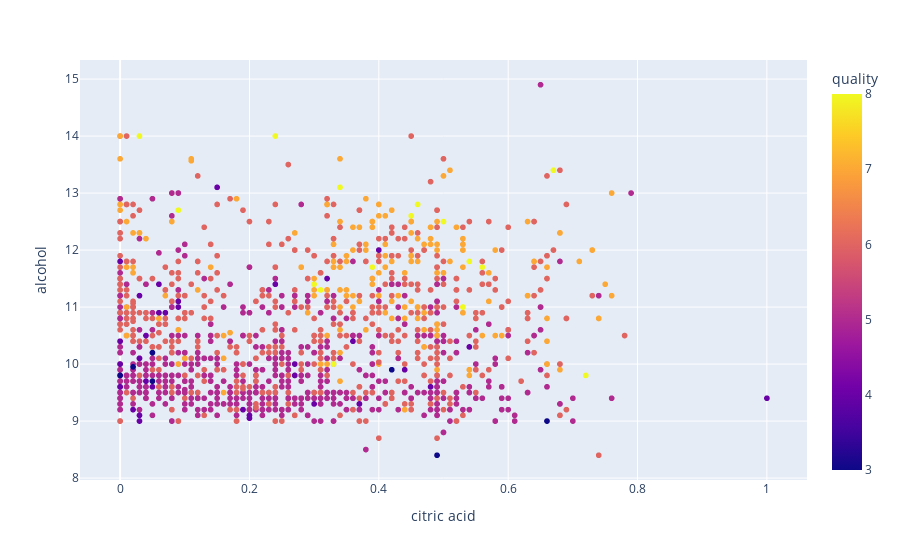

The notebook cell saved with this chart:
### Code cell
px.scatter(data_frame=df,x='citric acid',y='alcohol',color='quality')

### Figure 1 — Plotly figure (JSON) as saved in the notebook; plotly's stock layout.template omitted (floating-point values rounded to 4 significant figures; data arrays with more than 128 entries replaced by an {"elided": "..."} marker saying what was removed)
{"data": [{"hovertemplate": "citric acid=%{x}<br>alcohol=%{y}<br>quality=%{marker.color}<extra></extra>", "legendgroup": "", "marker": {"color": {"elided": "1599 int values"}, "coloraxis": "coloraxis", "symbol": "circle"}, "mode": "markers", "name": "", "showlegend": false, "type": "scattergl", "x": {"elided": "1599 float values"}, "xaxis": "x", "y": {"elided": "1599 float values"}, "yaxis": "y"}], "layout": {"coloraxis": {"colorbar": {"title": {"text": "quality"}}, "colorscale": [[0, "#0d0887"], [0.1111, "#46039f"], [0.2222, "#7201a8"], [0.3333, "#9c179e"], [0.4444, "#bd3786"], [0.5556, "#d8576b"], [0.6667, "#ed7953"], [0.7778, "#fb9f3a"], [0.8889, "#fdca26"], [1, "#f0f921"]]}, "legend": {"tracegroupgap": 0}, "margin": {"t": 60}, "xaxis": {"anchor": "y", "domain": [0, 1], "title": {"text": "citric acid"}}, "yaxis": {"anchor": "x", "domain": [0, 1], "title": {"text": "alcohol"}}}}
